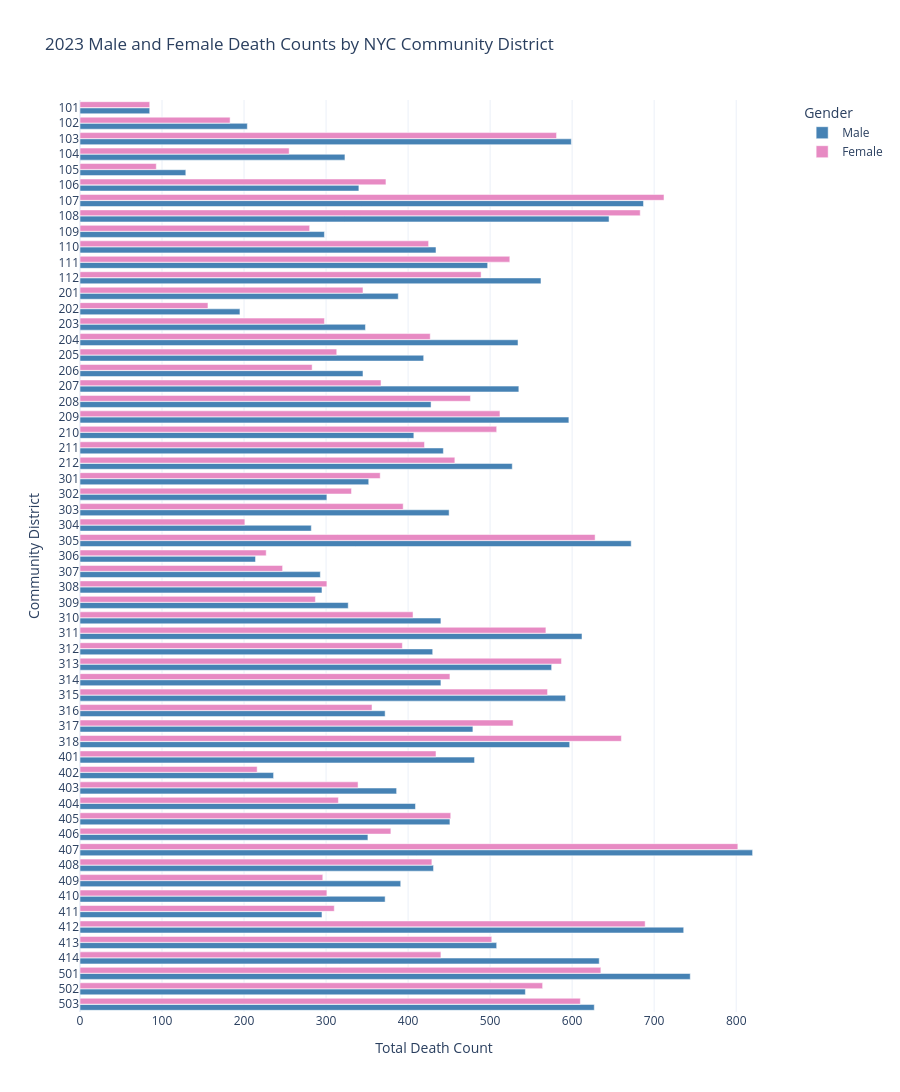

Notebook code for this chart:
### Code cell


### Figure 1 — Plotly figure (JSON) as saved in the notebook; plotly's stock layout.template omitted (floating-point values rounded to 4 significant figures)
{"data": [{"alignmentgroup": "True", "customdata": [[50.0, 170.0], [52.71, 387.0], [50.76, 1180.0], [55.88, 578.0], [58.11, 222.0], [47.69, 713.0], [49.11, 1399.0], [48.57, 1328.0], [51.56, 578.0], [50.52, 859.0], [48.68, 1021.0], [53.47, 1051.0], [52.93, 733.0], [55.56, 351.0], [53.87, 646.0], [55.57, 961.0], [57.24, 732.0], [54.94, 628.0], [59.31, 902.0], [47.35, 904.0], [53.79, 1108.0], [44.48, 915.0], [51.33, 863.0], [53.56, 984.0], [49.03, 718.0], [47.63, 632.0], [53.32, 844.0], [58.39, 483.0], [51.69, 1300.0], [48.53, 441.0], [54.26, 540.0], [49.5, 596.0], [53.26, 614.0], [52.01, 846.0], [51.86, 1180.0], [52.25, 823.0], [49.48, 1162.0], [49.38, 891.0], [50.95, 1162.0], [51.1, 728.0], [47.57, 1007.0], [47.49, 1257.0], [52.57, 915.0], [52.21, 452.0], [53.24, 725.0], [56.49, 724.0], [49.94, 903.0], [48.08, 730.0], [50.55, 1622.0], [50.12, 860.0], [56.91, 687.0], [55.27, 673.0], [48.76, 605.0], [51.65, 1425.0], [50.3, 1010.0], [58.99, 1073.0], [53.95, 1379.0], [49.05, 1107.0], [50.69, 1237.0]], "hovertemplate": "<b>Community District:</b> %{y}<br><b>Gender:</b> %{fullData.name}<br><b>Death Count:</b> %{x:,.0f}<br><b>Percentage of District Deaths:</b> %{customdata[0]:.2f}%<br><b>Total Male and Female Deaths:</b> %{customdata[1]:,.0f}<extra></extra>", "legendgroup": "Male", "marker": {"color": "#4682B4", "pattern": {"shape": ""}}, "name": "Male", "offsetgroup": "Male", "orientation": "h", "showlegend": true, "textposition": "auto", "type": "bar", "x": [85, 204, 599, 323, 129, 340, 687, 645, 298, 434, 497, 562, 388, 195, 348, 534, 419, 345, 535, 428, 596, 407, 443, 527, 352, 301, 450, 282, 672, 214, 293, 295, 327, 440, 612, 430, 575, 440, 592, 372, 479, 597, 481, 236, 386, 409, 451, 351, 820, 431, 391, 372, 295, 736, 508, 633, 744, 543, 627], "xaxis": "x", "y": ["101", "102", "103", "104", "105", "106", "107", "108", "109", "110", "111", "112", "201", "202", "203", "204", "205", "206", "207", "208", "209", "210", "211", "212", "301", "302", "303", "304", "305", "306", "307", "308", "309", "310", "311", "312", "313", "314", "315", "316", "317", "318", "401", "402", "403", "404", "405", "406", "407", "408", "409", "410", "411", "412", "413", "414", "501", "502", "503"], "yaxis": "y"}, {"alignmentgroup": "True", "customdata": [[50.0, 170.0], [47.29, 387.0], [49.24, 1180.0], [44.12, 578.0], [41.89, 222.0], [52.31, 713.0], [50.89, 1399.0], [51.43, 1328.0], [48.44, 578.0], [49.48, 859.0], [51.32, 1021.0], [46.53, 1051.0], [47.07, 733.0], [44.44, 351.0], [46.13, 646.0], [44.43, 961.0], [42.76, 732.0], [45.06, 628.0], [40.69, 902.0], [52.65, 904.0], [46.21, 1108.0], [55.52, 915.0], [48.67, 863.0], [46.44, 984.0], [50.97, 718.0], [52.37, 632.0], [46.68, 844.0], [41.61, 483.0], [48.31, 1300.0], [51.47, 441.0], [45.74, 540.0], [50.5, 596.0], [46.74, 614.0], [47.99, 846.0], [48.14, 1180.0], [47.75, 823.0], [50.52, 1162.0], [50.62, 891.0], [49.05, 1162.0], [48.9, 728.0], [52.43, 1007.0], [52.51, 1257.0], [47.43, 915.0], [47.79, 452.0], [46.76, 725.0], [43.51, 724.0], [50.06, 903.0], [51.92, 730.0], [49.45, 1622.0], [49.88, 860.0], [43.09, 687.0], [44.73, 673.0], [51.24, 605.0], [48.35, 1425.0], [49.7, 1010.0], [41.01, 1073.0], [46.05, 1379.0], [50.95, 1107.0], [49.31, 1237.0]], "hovertemplate": "<b>Community District:</b> %{y}<br><b>Gender:</b> %{fullData.name}<br><b>Death Count:</b> %{x:,.0f}<br><b>Percentage of District Deaths:</b> %{customdata[0]:.2f}%<br><b>Total Male and Female Deaths:</b> %{customdata[1]:,.0f}<extra></extra>", "legendgroup": "Female", "marker": {"color": "#E78AC3", "pattern": {"shape": ""}}, "name": "Female", "offsetgroup": "Female", "orientation": "h", "showlegend": true, "textposition": "auto", "type": "bar", "x": [85, 183, 581, 255, 93, 373, 712, 683, 280, 425, 524, 489, 345, 156, 298, 427, 313, 283, 367, 476, 512, 508, 420, 457, 366, 331, 394, 201, 628, 227, 247, 301, 287, 406, 568, 393, 587, 451, 570, 356, 528, 660, 434, 216, 339, 315, 452, 379, 802, 429, 296, 301, 310, 689, 502, 440, 635, 564, 610], "xaxis": "x", "y": ["101", "102", "103", "104", "105", "106", "107", "108", "109", "110", "111", "112", "201", "202", "203", "204", "205", "206", "207", "208", "209", "210", "211", "212", "301", "302", "303", "304", "305", "306", "307", "308", "309", "310", "311", "312", "313", "314", "315", "316", "317", "318", "401", "402", "403", "404", "405", "406", "407", "408", "409", "410", "411", "412", "413", "414", "501", "502", "503"], "yaxis": "y"}], "layout": {"bargap": 0.2, "bargroupgap": 0.05, "barmode": "group", "height": 1800, "hovermode": "closest", "legend": {"title": {"text": "Gender"}, "tracegroupgap": 0}, "title": {"text": "2023 Male and Female Death Counts by NYC Community District"}, "xaxis": {"anchor": "y", "domain": [0, 1], "title": {"text": "Total Death Count"}}, "yaxis": {"anchor": "x", "categoryarray": ["503", "502", "501", "414", "413", "412", "411", "410", "409", "408", "407", "406", "405", "404", "403", "402", "401", "318", "317", "316", "315", "314", "313", "312", "311", "310", "309", "308", "307", "306", "305", "304", "303", "302", "301", "212", "211", "210", "209", "208", "207", "206", "205", "204", "203", "202", "201", "112", "111", "110", "109", "108", "107", "106", "105", "104", "103", "102", "101"], "categoryorder": "array", "domain": [0, 1], "title": {"text": "Community District"}, "type": "category"}}}
